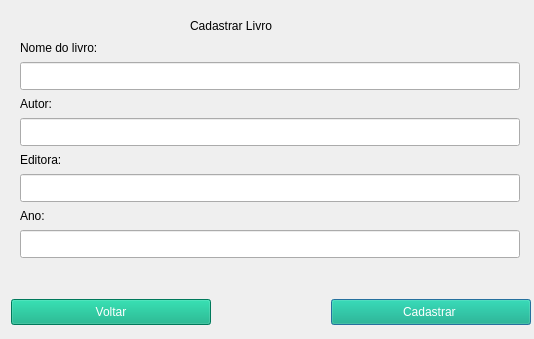
<?xml version="1.0" encoding="UTF-8"?>
<ui version="4.0">
 <class>Dialog</class>
 <widget class="QDialog" name="Dialog">
  <property name="geometry">
   <rect>
    <x>0</x>
    <y>0</y>
    <width>534</width>
    <height>339</height>
   </rect>
  </property>
  <property name="windowTitle">
   <string>Dialog</string>
  </property>
  <widget class="QLineEdit" name="txt_editora">
   <property name="geometry">
    <rect>
     <x>20</x>
     <y>174</y>
     <width>500</width>
     <height>28</height>
    </rect>
   </property>
  </widget>
  <widget class="QLabel" name="label_4">
   <property name="geometry">
    <rect>
     <x>20</x>
     <y>208</y>
     <width>51</width>
     <height>16</height>
    </rect>
   </property>
   <property name="text">
    <string>Ano:</string>
   </property>
  </widget>
  <widget class="QPushButton" name="btn_cadsatrar">
   <property name="geometry">
    <rect>
     <x>331</x>
     <y>299</y>
     <width>200</width>
     <height>26</height>
    </rect>
   </property>
   <property name="styleSheet">
    <string notr="true">background-color: rgb(0, 170, 127);
color: rgb(255, 255, 255);</string>
   </property>
   <property name="text">
    <string>Cadastrar </string>
   </property>
  </widget>
  <widget class="QLineEdit" name="txt_nome">
   <property name="geometry">
    <rect>
     <x>20</x>
     <y>62</y>
     <width>500</width>
     <height>28</height>
    </rect>
   </property>
  </widget>
  <widget class="QLabel" name="label_5">
   <property name="geometry">
    <rect>
     <x>190</x>
     <y>10</y>
     <width>171</width>
     <height>31</height>
    </rect>
   </property>
   <property name="styleSheet">
    <string notr="true">font: 75 italic 14pt &quot;Noto Sans&quot;;</string>
   </property>
   <property name="text">
    <string>Cadastrar Livro</string>
   </property>
  </widget>
  <widget class="QLabel" name="label_3">
   <property name="geometry">
    <rect>
     <x>20</x>
     <y>152</y>
     <width>71</width>
     <height>16</height>
    </rect>
   </property>
   <property name="text">
    <string>Editora:</string>
   </property>
  </widget>
  <widget class="QPushButton" name="btn_voltar">
   <property name="geometry">
    <rect>
     <x>11</x>
     <y>299</y>
     <width>200</width>
     <height>26</height>
    </rect>
   </property>
   <property name="styleSheet">
    <string notr="true">color: rgb(255, 255, 255);
background-color: rgb(0, 170, 127);</string>
   </property>
   <property name="text">
    <string>Voltar</string>
   </property>
  </widget>
  <widget class="QLabel" name="label_2">
   <property name="geometry">
    <rect>
     <x>20</x>
     <y>96</y>
     <width>61</width>
     <height>16</height>
    </rect>
   </property>
   <property name="text">
    <string>Autor:</string>
   </property>
  </widget>
  <widget class="QLineEdit" name="txt_autor">
   <property name="geometry">
    <rect>
     <x>20</x>
     <y>118</y>
     <width>500</width>
     <height>28</height>
    </rect>
   </property>
  </widget>
  <widget class="QLineEdit" name="txt_ano">
   <property name="geometry">
    <rect>
     <x>20</x>
     <y>230</y>
     <width>500</width>
     <height>28</height>
    </rect>
   </property>
  </widget>
  <widget class="QLabel" name="label">
   <property name="geometry">
    <rect>
     <x>20</x>
     <y>40</y>
     <width>111</width>
     <height>16</height>
    </rect>
   </property>
   <property name="text">
    <string>Nome do livro:</string>
   </property>
  </widget>
 </widget>
 <resources/>
 <connections/>
</ui>
